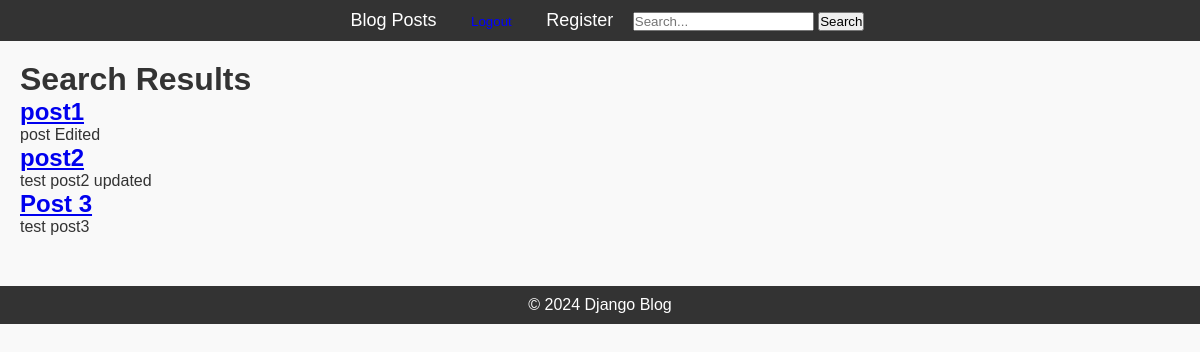
/search/, run on an earlier commit of the app's database.
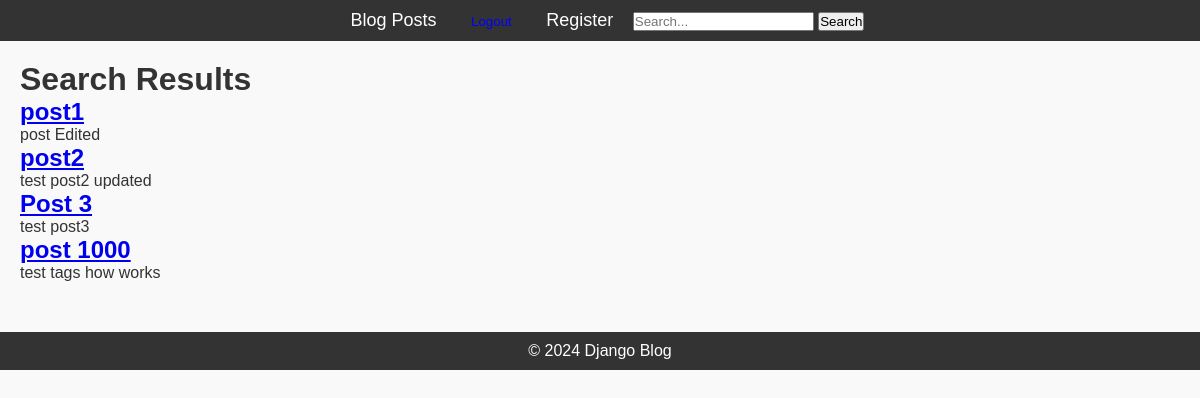
And on a later commit of the database.
### blog/models.py (models this page shows, shortened)
class Post(models.Model):
    title = models.CharField(max_length=200)
    content = models.TextField()
    published_date = models.DateTimeField(auto_now_add=True)
    author = models.ForeignKey(User, on_delete=models.CASCADE, related_name='posts')
    tags = TaggableManager()  # Add tags functionality

### blog/views.py (the view)
# urls.py: path('search/', SearchView.as_view(), name='search'),
class SearchView(ListView):
    model = Post
    template_name = 'blog/search_results.html'
    context_object_name = 'posts'
    def get_queryset(self):
        query = self.request.GET.get('q', '')
        if query:
            return Post.objects.filter(
                Q(title__icontains=query) |
                Q(content__icontains=query) |
                Q(tags__name__icontains=query)
            ).distinct()
        return Post.objects.all()
    def get_context_data(self, **kwargs):
        context = super().get_context_data(**kwargs)
        context['query'] = self.request.GET.get('q', '')
        return context

### blog/templates/blog/search_results.html (shortened to what this page needs)
{% extends 'blog/base.html' %}
{% load static %}
{% block content %}
<h1>Search Results</h1>
{% if posts %}
    {% for post in posts %}
        <div>
            <h2><a href="{% url 'post-detail' post.pk %}">{{ post.title }}</a></h2>
            <p>{{ post.content|truncatewords:20 }}</p>
        </div>
    {% endfor %}
{% else %}
    <p>No posts match your search criteria.</p>
{% endif %}
{% endblock %}

What changed in the data, as far as the page shows it:
added Post: title "post 1000", content "test tags how works"
